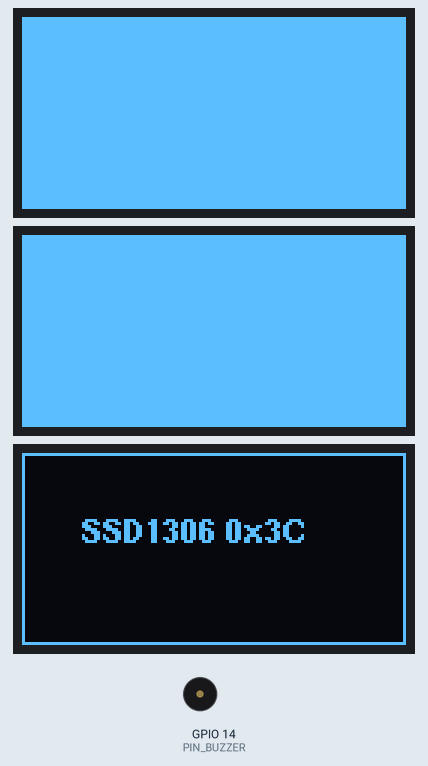
Simulated run of this program. Board: ESP32. Parts: 3 × 128×64 one-colour display, buzzer (waves = sounding). Wiring (inferred from the names in the program): SH1106 OLED at I2C address 0x3C; SH1106 OLED at I2C address 0x3D. What the program prints to the serial monitor is not drawn.

Above: at 3.7 s.
At 5.3 s:
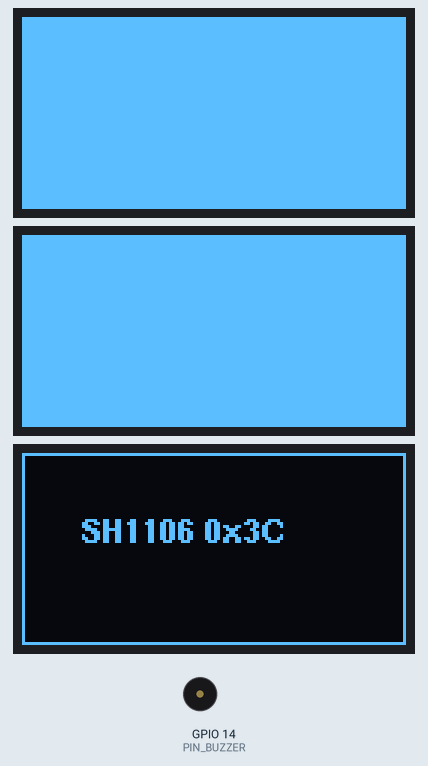
Timing chart, 0 to 8.7 s (numbered marks = the images above):
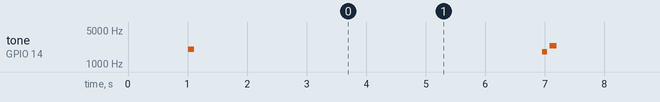

Measured:
- what the display in image 0 shows lasts 0.6 s, from 3.6 s to 4.2 s

The program:

main.cpp
```cpp
#include <Arduino.h>
#include <Wire.h>
#include <U8g2lib.h>

#define PIN_SDA 21
#define PIN_SCL 22
#define PIN_BUZZER 14

// Try EVERY known 128x64 OLED driver in sequence
// Some clone modules don't ACK during scan but still accept commands

void beep(int freq, int ms) {
  tone(PIN_BUZZER, freq, ms);
  delay(ms);
  noTone(PIN_BUZZER);
}

// Raw I2C command sender - ignores ACK failures
void sendRawOLEDInit(uint8_t addr) {
  Serial.printf("Force-sending SSD1306 init sequence to 0x%02X...\n", addr);

  // SSD1306 initialization sequence
  uint8_t initCmds[] = {
    0xAE,       // Display OFF
    0xD5, 0x80, // Set display clock
    0xA8, 0x3F, // Set multiplex ratio (64-1)
    0xD3, 0x00, // Set display offset
    0x40,       // Set start line
    0x8D, 0x14, // Charge pump ON (for 3.3V/5V internal)
    0x20, 0x00, // Horizontal addressing mode
    0xA1,       // Segment remap
    0xC8,       // COM output scan direction
    0xDA, 0x12, // COM pins config
    0x81, 0xFF, // Set contrast to MAX
    0xD9, 0xF1, // Pre-charge period
    0xDB, 0x40, // VCOMH deselect level
    0xA4,       // Display from RAM
    0xA6,       // Normal display (not inverted)
    0xAF        // Display ON
  };

  Wire.beginTransmission(addr);
  Wire.write(0x00); // Command stream
  for (uint8_t cmd : initCmds) {
    Wire.write(cmd);
  }
  Wire.endTransmission();

  // Fill entire display with white pixels
  for (int page = 0; page < 8; page++) {
    Wire.beginTransmission(addr);
    Wire.write(0x00); // Command
    Wire.write(0xB0 + page); // Set page
    Wire.write(0x00); // Lower column
    Wire.write(0x10); // Upper column
    Wire.endTransmission();

    // Send 128 bytes of 0xFF (all pixels ON)
    for (int seg = 0; seg < 128; seg += 16) {
      Wire.beginTransmission(addr);
      Wire.write(0x40); // Data stream
      for (int b = 0; b < 16; b++) {
        Wire.write(0xFF);
      }
      Wire.endTransmission();
    }
  }
  Serial.println("  Sent full white screen data.");

  // Also try SH1106 column offset (SH1106 uses column offset of 2)
  Serial.printf("Force-sending SH1106 init sequence to 0x%02X...\n", addr);
  Wire.beginTransmission(addr);
  Wire.write(0x00);
  Wire.write(0xAE); // OFF
  Wire.write(0xD5); Wire.write(0x80);
  Wire.write(0xA8); Wire.write(0x3F);
  Wire.write(0xD3); Wire.write(0x00);
  Wire.write(0x40);
  Wire.write(0xAD); Wire.write(0x8B); // SH1106 charge pump
  Wire.write(0xA1);
  Wire.write(0xC8);
  Wire.write(0xDA); Wire.write(0x12);
  Wire.write(0x81); Wire.write(0xFF);
  Wire.write(0xD9); Wire.write(0x1F);
  Wire.write(0xDB); Wire.write(0x40);
  Wire.write(0xA4);
  Wire.write(0xA6);
  Wire.write(0xAF); // ON
  Wire.endTransmission();

  // SH1106 page writes with column offset 2
  for (int page = 0; page < 8; page++) {
    Wire.beginTransmission(addr);
    Wire.write(0x00);
    Wire.write(0xB0 + page);
    Wire.write(0x02); // SH1106 lower col = 2
    Wire.write(0x10); // Upper col = 0
    Wire.endTransmission();

    for (int seg = 0; seg < 128; seg += 16) {
      Wire.beginTransmission(addr);
      Wire.write(0x40);
      for (int b = 0; b < 16; b++) {
        Wire.write(0xFF);
      }
      Wire.endTransmission();
    }
  }
  Serial.println("  Sent SH1106 full white screen data.");
}

void setup() {
  Serial.begin(115200);
  delay(1000);
  Serial.println("\n=======================================================");
  Serial.println("     BRUTE FORCE OLED DISPLAY ACTIVATOR               ");
  Serial.println("=======================================================");

  beep(2000, 100);

  // Phase 1: Force raw commands via Wire library
  Serial.println("\n[PHASE 1] Force-sending raw init commands via Wire (ignoring ACK)...");
  Wire.begin(PIN_SDA, PIN_SCL, 100000);
  sendRawOLEDInit(0x3C);
  delay(500);
  sendRawOLEDInit(0x3D);
  delay(500);

  // Phase 2: Try U8g2 SSD1306 (it initializes regardless)
  Serial.println("\n[PHASE 2] U8g2 SSD1306 Hardware I2C on (21,22)...");
  {
    U8G2_SSD1306_128X64_NONAME_F_HW_I2C d(U8G2_R0, U8X8_PIN_NONE, PIN_SCL, PIN_SDA);
    d.setI2CAddress(0x3C * 2);
    d.begin();
    d.setContrast(255);
    d.clearBuffer();
    d.drawBox(0, 0, 128, 64); // Full white
    d.sendBuffer();
    delay(1000);
    d.clearBuffer();
    d.drawFrame(0, 0, 128, 64);
    d.setFont(u8g2_font_helvB08_tf);
    d.drawStr(20, 30, "SSD1306 0x3C");
    d.sendBuffer();
  }
  delay(500);

  // Phase 3: Try U8g2 SH1106
  Serial.println("\n[PHASE 3] U8g2 SH1106 Hardware I2C on (21,22)...");
  {
    U8G2_SH1106_128X64_NONAME_F_HW_I2C d(U8G2_R0, U8X8_PIN_NONE, PIN_SCL, PIN_SDA);
    d.setI2CAddress(0x3C * 2);
    d.begin();
    d.setContrast(255);
    d.clearBuffer();
    d.drawBox(0, 0, 128, 64);
    d.sendBuffer();
    delay(1000);
    d.clearBuffer();
    d.drawFrame(0, 0, 128, 64);
    d.setFont(u8g2_font_helvB08_tf);
    d.drawStr(20, 30, "SH1106 0x3C");
    d.sendBuffer();
  }
  delay(500);

  // Phase 4: Try Software I2C (bypasses hardware I2C peripheral entirely)
  Serial.println("\n[PHASE 4] Software Bit-Bang SSD1306...");
  {
    U8G2_SSD1306_128X64_NONAME_F_SW_I2C d(U8G2_R0, PIN_SCL, PIN_SDA, U8X8_PIN_NONE);
    d.setI2CAddress(0x3C * 2);
    d.begin();
    d.setContrast(255);
    d.clearBuffer();
    d.drawBox(0, 0, 128, 64);
    d.sendBuffer();
  }
  delay(500);

  Serial.println("\n[PHASE 5] Software Bit-Bang SH1106...");
  {
    U8G2_SH1106_128X64_NONAME_F_SW_I2C d(U8G2_R0, PIN_SCL, PIN_SDA, U8X8_PIN_NONE);
    d.setI2CAddress(0x3C * 2);
    d.begin();
    d.setContrast(255);
    d.clearBuffer();
    d.drawBox(0, 0, 128, 64);
    d.sendBuffer();
  }
  delay(500);

  // Phase 6: Try 0x3D address
  Serial.println("\n[PHASE 6] Trying address 0x3D on all drivers...");
  {
    U8G2_SSD1306_128X64_NONAME_F_SW_I2C d(U8G2_R0, PIN_SCL, PIN_SDA, U8X8_PIN_NONE);
    d.setI2CAddress(0x3D * 2);
    d.begin();
    d.setContrast(255);
    d.clearBuffer();
    d.drawBox(0, 0, 128, 64);
    d.sendBuffer();
  }
  {
    U8G2_SH1106_128X64_NONAME_F_SW_I2C d(U8G2_R0, PIN_SCL, PIN_SDA, U8X8_PIN_NONE);
    d.setI2CAddress(0x3D * 2);
    d.begin();
    d.setContrast(255);
    d.clearBuffer();
    d.drawBox(0, 0, 128, 64);
    d.sendBuffer();
  }

  Serial.println("\n=======================================================");
  Serial.println("All phases complete. Check if ANYTHING appeared on the");
  Serial.println("OLED screen (even a brief flash of white pixels).");
  Serial.println("=======================================================");

  beep(1800, 80);
  delay(40);
  beep(2400, 120);
}

void loop() {
  delay(1000);
}
```
